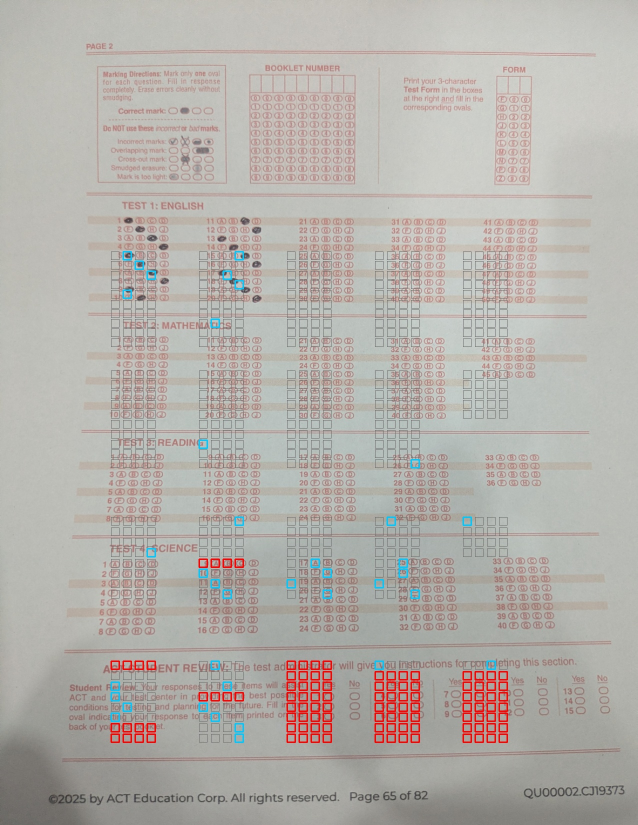
#> input picture debug_crop_test.jpg, 1275 x 1650 px (shown at 1/2 size)
$ python -i fixed_template_engine.py   (imports and definitions only)
#> lines starting #> are read from the running program, lines starting #| are printed output that depends on the picture; after the words box and inside, x2 and y2 are one past the last pixel; in counts of white or black regions, pixels touching at a corner belong together
import json
from dataclasses import dataclass
from pathlib import Path

import cv2
import numpy as np


TEMPLATE_PATH = Path(__file__).resolve().parent / "templates" / "act_page2_template.json"
TEMPLATE = json.loads(TEMPLATE_PATH.read_text(encoding="utf-8"))
#> (reads templates/act_page2_template.json from the repository)
PAGE_DIMENSIONS = tuple(TEMPLATE["pageDimensions"])
BUBBLE_DIMENSIONS = tuple(TEMPLATE["bubbleDimensions"])
NORMAL_OPTIONS = ("A", "B", "C", "D")
ALT_OPTIONS = ("F", "G", "H", "J")
ALT_QUESTION_SETS = {
    "EN": {10, 20, 30, 40, 50},
    "M": set(range(2, 46, 2)),
    "R": {8, 16, 24, 32, 36},
    "S": {8, 16, 24, 32, 40},
}
SECTION_INFO = [
    {"prefix": "EN", "name": "English", "count": 50},
    {"prefix": "M", "name": "Mathematics", "count": 45},
    {"prefix": "R", "name": "Reading", "count": 36},
    {"prefix": "S", "name": "Science", "count": 40},
]
SECTION_BAND_PADDINGS = {
    "EN": {"top": 55, "bottom": 40},
    "M": {"top": 55, "bottom": 40},
    "R": {"top": 55, "bottom": 36},
    "S": {"top": 55, "bottom": 36},
}
MODE_CONFIGS = {
    "blue_ink": {"mask": "blue_ink", "blank": 0.03, "multiple_min": 0.03, "margin": 0.018},
    "dropout_dark": {"mask": "dropout_dark", "blank": 0.055, "multiple_min": 0.05, "margin": 0.028},
    "standard_gray": {"mask": "adaptive", "blank": 0.09, "multiple_min": 0.08, "margin": 0.032},
}


@dataclass
class Layout:
    prefix: str
    start: int
    end: int
    origin: tuple[float, float]
    bubbles_gap: float
    labels_gap: float


FIELD_LAYOUTS: list[Layout] = []
# [16 lines not run here, left out]

SECTION_TEMPLATE_BOXES = {}
# [20 lines not run here, left out]


def option_letters(prefix: str, question_number: int) -> tuple[str, str, str, str]:
    return ALT_OPTIONS if question_number in ALT_QUESTION_SETS.get(prefix, set()) else NORMAL_OPTIONS


def load_color_image(image_path: str) -> np.ndarray:
    image_bytes = np.fromfile(str(image_path), dtype=np.uint8)
    img = cv2.imdecode(image_bytes, cv2.IMREAD_COLOR) if image_bytes.size else None
    if img is None:
        raise ValueError(f"Cannot read: {image_path}")
    if img.shape[1] > img.shape[0]:
        img = cv2.rotate(img, cv2.ROTATE_90_CLOCKWISE)
    return img


def enhance_grayscale(image_gray: np.ndarray) -> np.ndarray:
    blurred = cv2.GaussianBlur(image_gray, (5, 5), 0)
    clahe = cv2.createCLAHE(clipLimit=2.2, tileGridSize=(8, 8))
    return clahe.apply(blurred)


def order_points(points: np.ndarray) -> np.ndarray:
    rect = np.zeros((4, 2), dtype=np.float32)
    sums = points.sum(axis=1)
    diffs = np.diff(points, axis=1)
    rect[0] = points[np.argmin(sums)]
    rect[2] = points[np.argmax(sums)]
    rect[1] = points[np.argmin(diffs)]
    rect[3] = points[np.argmax(diffs)]
    return rect


def score_document_candidate(points: np.ndarray, image_shape: tuple[int, int], image_area: float, target_ratio: float) -> float:
    area = cv2.contourArea(points.astype(np.float32))
    if area <= 0:
        return float("-inf")

    area_ratio = area / image_area
    width_a = np.linalg.norm(points[2] - points[3])
    width_b = np.linalg.norm(points[1] - points[0])
    height_a = np.linalg.norm(points[1] - points[2])
    height_b = np.linalg.norm(points[0] - points[3])
    width = max(width_a, width_b, 1.0)
    height = max(height_a, height_b, 1.0)
    candidate_ratio = min(width, height) / max(width, height)
    ratio_penalty = abs(candidate_ratio - target_ratio)

    margin_x = image_shape[1] * 0.02
    margin_y = image_shape[0] * 0.02
    xs = points[:, 0]
    ys = points[:, 1]
    border_hits = 0
    if np.min(xs) <= margin_x:
        border_hits += 1
    if np.max(xs) >= image_shape[1] - margin_x:
        border_hits += 1
    if np.min(ys) <= margin_y:
        border_hits += 1
    if np.max(ys) >= image_shape[0] - margin_y:
        border_hits += 1

    center = np.array([image_shape[1] / 2.0, image_shape[0] / 2.0], dtype=np.float32)
    centroid = points.mean(axis=0)
    center_distance = np.linalg.norm(centroid - center)
    max_distance = np.linalg.norm(center)
    center_penalty = (center_distance / max(max_distance, 1.0)) * 0.05

    return area_ratio - (ratio_penalty * 1.3) - (0.05 * border_hits) - center_penalty


def find_document_corners(binary_image: np.ndarray, image_shape: tuple[int, int], min_area_ratio: float = 0.18) -> np.ndarray | None:
    contours, _ = cv2.findContours(binary_image, cv2.RETR_EXTERNAL, cv2.CHAIN_APPROX_SIMPLE)
    image_area = float(image_shape[0] * image_shape[1])
    target_ratio = PAGE_DIMENSIONS[0] / PAGE_DIMENSIONS[1]
    best_candidate = None
    best_score = float("-inf")

    for contour in sorted(contours, key=cv2.contourArea, reverse=True):
        area = cv2.contourArea(contour)
        if area < image_area * min_area_ratio:
            continue

        perimeter = cv2.arcLength(contour, True)
        approximation = cv2.approxPolyDP(contour, 0.02 * perimeter, True)
        candidates = []
        if len(approximation) == 4:
            candidates.append(approximation.reshape(4, 2).astype(np.float32))

        rect = cv2.minAreaRect(contour)
        box = cv2.boxPoints(rect).astype(np.float32)
        if cv2.contourArea(box) >= image_area * min_area_ratio:
            candidates.append(box)

        for candidate in candidates:
            ordered = order_points(candidate)
            score = score_document_candidate(ordered, image_shape, image_area, target_ratio)
            if score > best_score:
                best_score = score
                best_candidate = ordered

    return best_candidate


def four_point_transform(image: np.ndarray, points: np.ndarray) -> np.ndarray:
    destination = np.array(
        [
            [0, 0],
            [PAGE_DIMENSIONS[0] - 1, 0],
            [PAGE_DIMENSIONS[0] - 1, PAGE_DIMENSIONS[1] - 1],
            [0, PAGE_DIMENSIONS[1] - 1],
        ],
        dtype=np.float32,
    )
    matrix = cv2.getPerspectiveTransform(points, destination)
    return cv2.warpPerspective(image, matrix, PAGE_DIMENSIONS, borderMode=cv2.BORDER_CONSTANT, borderValue=(255, 255, 255))


# [7 lines left out: function build_document_edges, not called in this run]


def try_bright_page_normalization(original_color: np.ndarray) -> dict | None:
    gray = cv2.cvtColor(original_color, cv2.COLOR_BGR2GRAY)
    blurred = cv2.GaussianBlur(gray, (9, 9), 0)
    _, mask = cv2.threshold(blurred, 0, 255, cv2.THRESH_BINARY + cv2.THRESH_OTSU)
    mask = cv2.medianBlur(mask, 7)
    kernel = cv2.getStructuringElement(cv2.MORPH_RECT, (15, 15))
    mask = cv2.morphologyEx(mask, cv2.MORPH_CLOSE, kernel, iterations=3)
    mask = cv2.dilate(mask, kernel, iterations=1)
    corners = find_document_corners(mask, gray.shape, min_area_ratio=0.18)
    if corners is None:
        return None
    warped_color = four_point_transform(original_color, corners)
    overlay = original_color.copy()
    cv2.polylines(overlay, [corners.astype(np.int32)], True, (255, 0, 0), 6)
    return {"warped_color": warped_color, "detection_overlay": overlay, "method": "bright_page_warp", "page_found": True}


# [49 lines left out: functions try_edge_page_normalization, try_projection_crop, not called in this run]


def prepare_normalized_sheet(original_color: np.ndarray) -> dict:
    for normalizer in (try_bright_page_normalization, try_edge_page_normalization, try_projection_crop):
        result = normalizer(original_color)
        if result is not None:
            warped_gray = cv2.cvtColor(result["warped_color"], cv2.COLOR_BGR2GRAY)
            result["normalized_color"] = result["warped_color"]
            result["normalized_gray"] = enhance_grayscale(warped_gray)
            return result

    resized_color = cv2.resize(original_color, PAGE_DIMENSIONS, interpolation=cv2.INTER_LINEAR)
    resized_gray = cv2.cvtColor(resized_color, cv2.COLOR_BGR2GRAY)
    overlay = resized_color.copy()
    cv2.rectangle(overlay, (5, 5), (overlay.shape[1] - 5, overlay.shape[0] - 5), (0, 0, 255), 5)
    return {
        "normalized_color": resized_color,
        "normalized_gray": enhance_grayscale(resized_gray),
        "detection_overlay": overlay,
        "method": "resize_only_fallback",
        "page_found": False,
    }


def cleanup_mask(mask: np.ndarray) -> np.ndarray:
    kernel = cv2.getStructuringElement(cv2.MORPH_ELLIPSE, (3, 3))
    mask = cv2.morphologyEx(mask, cv2.MORPH_OPEN, kernel, iterations=1)
    mask = cv2.morphologyEx(mask, cv2.MORPH_CLOSE, kernel, iterations=1)
    return mask


def build_mark_masks(normalized_color: np.ndarray, normalized_gray: np.ndarray) -> dict[str, np.ndarray]:
    hsv = cv2.cvtColor(normalized_color, cv2.COLOR_BGR2HSV)
    _, s_channel, v_channel = cv2.split(hsv)

    blue_ink = cv2.inRange(hsv, (90, 30, 20), (150, 255, 255))
    dropout_dark = cv2.bitwise_and(cv2.inRange(s_channel, 0, 85), cv2.inRange(v_channel, 0, 170))
    adaptive = cv2.adaptiveThreshold(normalized_gray, 255, cv2.ADAPTIVE_THRESH_GAUSSIAN_C, cv2.THRESH_BINARY_INV, 31, 7)
    orange_mask = cv2.bitwise_or(
        cv2.inRange(hsv, (0, 15, 80), (25, 255, 255)),
        cv2.inRange(hsv, (170, 15, 80), (179, 255, 255)),
    )

    return {
        "blue_ink": cleanup_mask(blue_ink),
        "dropout_dark": cleanup_mask(dropout_dark),
        "adaptive": cleanup_mask(adaptive),
        "orange_print": cleanup_mask(orange_mask),
    }


# [33 lines left out: functions clamp_box, score_bubble, not called in this run]


def merge_horizontal_line_boxes(line_boxes: list[tuple[int, int, int, int]]) -> list[tuple[int, int, int, int]]:
    if not line_boxes:
        return []

    sorted_boxes = sorted(line_boxes, key=lambda box: box[1] + (box[3] / 2.0))
    merged = []
    current_group = [sorted_boxes[0]]
    current_center = sorted_boxes[0][1] + (sorted_boxes[0][3] / 2.0)

    for box in sorted_boxes[1:]:
        center_y = box[1] + (box[3] / 2.0)
        if abs(center_y - current_center) <= 18:
            current_group.append(box)
            current_center = float(np.mean([b[1] + (b[3] / 2.0) for b in current_group]))
            continue

        xs = [x for x, _, _, _ in current_group]
        ys = [y for _, y, _, _ in current_group]
        rights = [x + w for x, _, w, _ in current_group]
        bottoms = [y + h for _, y, _, h in current_group]
        merged.append((int(min(xs)), int(min(ys)), int(max(rights) - min(xs)), int(max(bottoms) - min(ys))))
        current_group = [box]
        current_center = center_y

    xs = [x for x, _, _, _ in current_group]
    ys = [y for _, y, _, _ in current_group]
    rights = [x + w for x, _, w, _ in current_group]
    bottoms = [y + h for _, y, _, h in current_group]
    merged.append((int(min(xs)), int(min(ys)), int(max(rights) - min(xs)), int(max(bottoms) - min(ys))))
    return merged


def detect_section_bands(normalized_color: np.ndarray, orange_mask: np.ndarray) -> dict[str, dict] | None:
    horizontal_kernel = cv2.getStructuringElement(cv2.MORPH_RECT, (max(normalized_color.shape[1] // 6, 80), 3))
    horizontal = cv2.morphologyEx(orange_mask, cv2.MORPH_OPEN, horizontal_kernel, iterations=1)
    horizontal = cv2.dilate(horizontal, cv2.getStructuringElement(cv2.MORPH_RECT, (11, 3)), iterations=1)

    contours, _ = cv2.findContours(horizontal, cv2.RETR_EXTERNAL, cv2.CHAIN_APPROX_SIMPLE)
    line_boxes = []
    min_width = normalized_color.shape[1] * 0.45
    max_height = max(int(normalized_color.shape[0] * 0.02), 22)
    for contour in contours:
        x, y, w, h = cv2.boundingRect(contour)
        if w >= min_width and h <= max_height:
            line_boxes.append((x, y, w, h))

    merged_lines = merge_horizontal_line_boxes(line_boxes)
    if len(merged_lines) < 5:
        return None

    strongest_lines = sorted(merged_lines, key=lambda box: box[2], reverse=True)[:10]
    strongest_lines = sorted(strongest_lines, key=lambda box: box[1] + (box[3] / 2.0))
    expected_positions = [
        SECTION_TEMPLATE_BOXES["EN"]["top"],
        SECTION_TEMPLATE_BOXES["M"]["top"],
        SECTION_TEMPLATE_BOXES["R"]["top"],
        SECTION_TEMPLATE_BOXES["S"]["top"],
        SECTION_TEMPLATE_BOXES["S"]["bottom"] + 28,
    ]
    candidate_lines = []
    used_indexes = set()
    centers = [box[1] + (box[3] / 2.0) for box in strongest_lines]
    for expected in expected_positions:
        best_index = None
        best_distance = float("inf")
        for index, center in enumerate(centers):
            if index in used_indexes:
                continue
            distance = abs(center - expected)
            if distance < best_distance:
                best_distance = distance
                best_index = index
        if best_index is None or best_distance > 140:
            return None
        used_indexes.add(best_index)
        candidate_lines.append(strongest_lines[best_index])

    candidate_lines = sorted(candidate_lines, key=lambda box: box[1] + (box[3] / 2.0))
    if len(candidate_lines) != 5:
        return None

    left = int(max(0, np.percentile([box[0] for box in candidate_lines], 20) - (normalized_color.shape[1] * 0.02)))
    right = int(
        min(
            normalized_color.shape[1] - 1,
            np.percentile([box[0] + box[2] for box in candidate_lines], 80) + (normalized_color.shape[1] * 0.02),
        )
    )

    bands = {}
    for section, upper, lower in zip(SECTION_INFO, candidate_lines[:-1], candidate_lines[1:]):
        prefix = section["prefix"]
        upper_center = int(round(upper[1] + (upper[3] / 2.0)))
        lower_center = int(round(lower[1] + (lower[3] / 2.0)))
        top = max(0, upper_center + 6)
        bottom = min(normalized_color.shape[0] - 1, lower_center - 6)
        if bottom <= top:
            return None
        bands[prefix] = {"left": left, "right": right, "top": top, "bottom": bottom}
    return bands


# [134 lines left out: functions iter_question_boxes, classify_scores, summarize, score_with_mode, mode_quality, not called in this run]


def choose_mode(mark_masks: dict[str, np.ndarray], normalized_color: np.ndarray, normalized_gray: np.ndarray, answer_keys: dict | None, requested_mode: str) -> tuple[str, dict, dict, np.ndarray, np.ndarray, dict[str, dict] | None]:
    section_bands = detect_section_bands(normalized_color, mark_masks["orange_print"])
    if requested_mode in MODE_CONFIGS:
        mask_name = MODE_CONFIGS[requested_mode]["mask"]
        results, summary, overlay = score_with_mode(normalized_color, normalized_gray, mark_masks[mask_name], requested_mode, section_bands, answer_keys)
        return requested_mode, results, summary, overlay, mark_masks[mask_name], section_bands

    candidates = []
    for mode_name, config in MODE_CONFIGS.items():
        mask_name = config["mask"]
        results, summary, overlay = score_with_mode(normalized_color, normalized_gray, mark_masks[mask_name], mode_name, section_bands, answer_keys)
        candidates.append((mode_quality(results), mode_name, results, summary, overlay, mark_masks[mask_name]))

    candidates.sort(key=lambda item: item[0], reverse=True)
    _, mode_name, results, summary, overlay, selected_mask = candidates[0]
    return mode_name, results, summary, overlay, selected_mask, section_bands


def process_sheet(image_path: str, answer_keys: dict | None = None, debug_dir: str | None = None, mark_mode: str = "auto") -> dict:
    original = load_color_image(image_path)
    normalization = prepare_normalized_sheet(original)
    normalized_color = normalization["normalized_color"]
    normalized_gray = normalization["normalized_gray"]
    mark_masks = build_mark_masks(normalized_color, normalized_gray)
    selected_mode, results, summary, overlay, selected_mask, section_bands = choose_mode(mark_masks, normalized_color, normalized_gray, answer_keys, mark_mode)

    if debug_dir:
        out_dir = Path(debug_dir)
        out_dir.mkdir(exist_ok=True)
        cv2.imwrite(str(out_dir / "01_original.jpg"), original)
        cv2.imwrite(str(out_dir / "02_detection_overlay.jpg"), normalization["detection_overlay"])
        cv2.imwrite(str(out_dir / "03_normalized.jpg"), normalized_color)
        cv2.imwrite(str(out_dir / "04_enhanced_gray.jpg"), normalized_gray)
        cv2.imwrite(str(out_dir / "05_mask_blue_ink.jpg"), mark_masks["blue_ink"])
        cv2.imwrite(str(out_dir / "06_mask_dropout_dark.jpg"), mark_masks["dropout_dark"])
        cv2.imwrite(str(out_dir / "07_mask_adaptive.jpg"), mark_masks["adaptive"])
        cv2.imwrite(str(out_dir / "08_mask_orange_print.jpg"), mark_masks["orange_print"])
        cv2.imwrite(str(out_dir / "09_selected_mask.jpg"), selected_mask)
        cv2.imwrite(str(out_dir / "10_overlay.jpg"), overlay)
        (out_dir / "metadata.json").write_text(
            json.dumps(
                {
                    "normalization_method": normalization["method"],
                    "page_found": normalization["page_found"],
                    "selected_mode": selected_mode,
                    "section_bands_found": section_bands is not None,
                    "summary": summary,
                },
                indent=2,
            ),
            encoding="utf-8",
        )

    return results

>>> result = process_sheet('debug_crop_test.jpg')
#> in load_color_image, img is the input picture: shape (1650, 1275, 3); mean B, G, R 170.9, 175.9, 180.3
#> the loop in prepare_normalized_sheet, `for normalizer in (try_bright_page_normalization, try_edge_page_normal..` made 1 pass
#> pass 1, in try_bright_page_normalization, `_, mask = cv2.threshold(blurred, 0, 255, cv2.THRESH_BINARY + cv2.THRES..`:
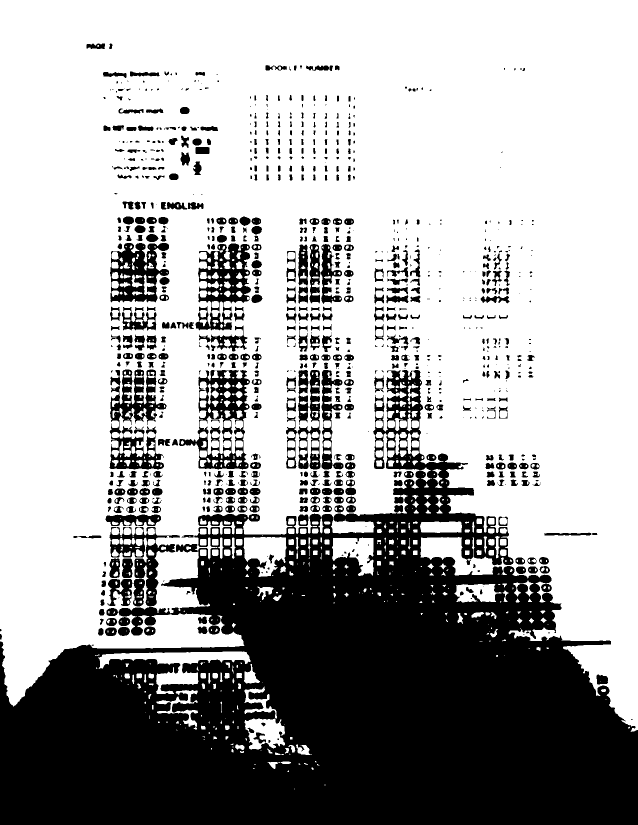
#> mask: shape (1650, 1275) (shown at 1/2 size); 66.3% white; 895 black regions (294 under 20 px), largest, box (x1, y1, x2, y2) and area: (0, 740, 1275, 1650) 573195, (358, 740, 500, 939) 10315, (219, 739, 333, 939) 10292
#> pass 1, in try_bright_page_normalization, `mask = cv2.medianBlur(mask, 7)`:
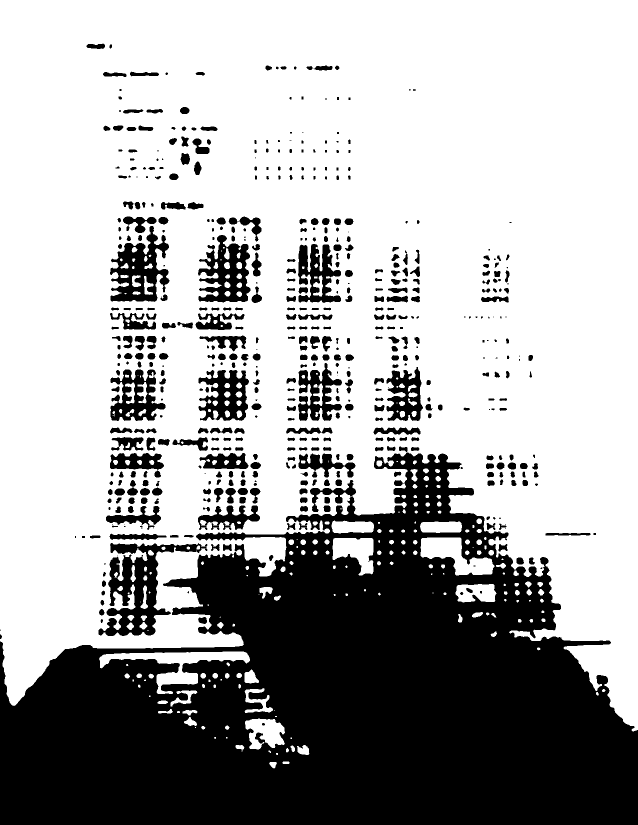
#> mask: shape (1650, 1275) (shown at 1/2 size); 66.8% white; 548 black regions (89 under 20 px), largest, box (x1, y1, x2, y2) and area: (0, 905, 1275, 1650) 570185, (197, 1086, 415, 1272) 14376, (220, 452, 339, 604) 9052
#> after the loop in prepare_normalized_sheet, `for normalizer in (try_bright_page_normalization, try_edge_page_normal..`:
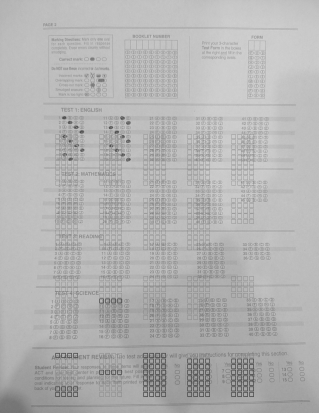
#> warped_gray: shape (1650, 1275) (shown at 1/4 size); min 66, max 220, mean 178.9
#> in process_sheet, `normalization = prepare_normalized_sheet(original)`: normalization = 6 items
#> in process_sheet, `normalized_gray = normalization["normalized_gray"]`:
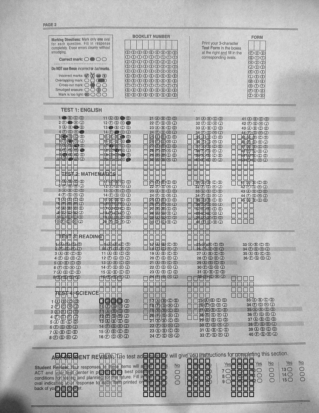
#> normalized_gray: shape (1650, 1275) (shown at 1/4 size); min 42, max 228, mean 178
#> in build_mark_masks, `_, s_channel, v_channel = cv2.split(hsv)`:
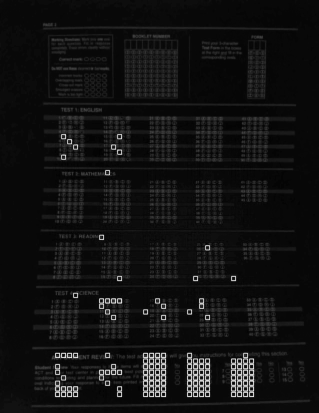
#> s_channel: shape (1650, 1275) (shown at 1/4 size); min 0, max 255, mean 18.1
#> in build_mark_masks, `blue_ink = cv2.inRange(hsv, (90, 30, 20), (150, 255, 255))`:
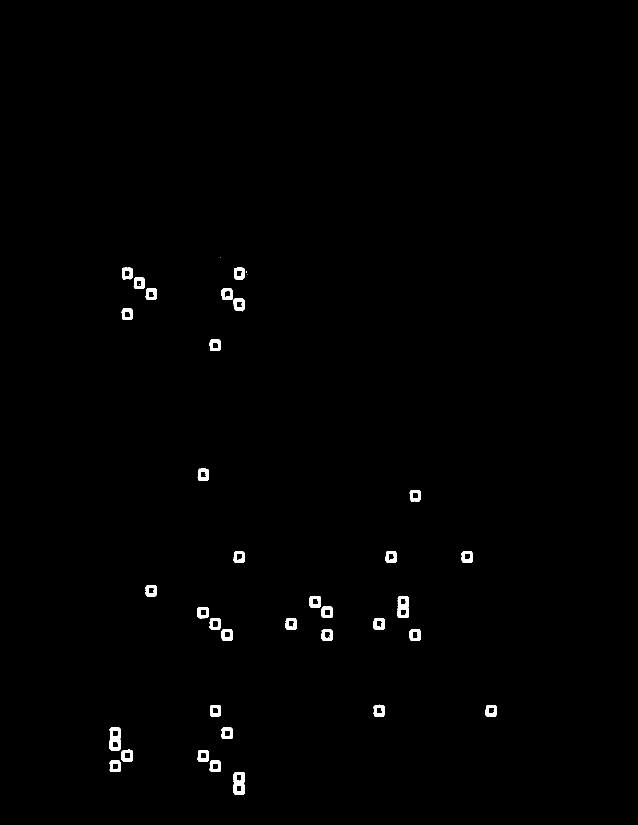
#> blue_ink: shape (1650, 1275) (shown at 1/2 size); 0.64% white; 39 white regions (5 under 20 px), largest, box (x1, y1, x2, y2) and area: (467, 1544, 489, 1589) 741, (219, 1455, 241, 1501) 733, (795, 1192, 817, 1236) 705
#> in build_mark_masks, `dropout_dark = cv2.bitwise_and(cv2.inRange(s_channel, 0, 85), cv2.inRa..`:
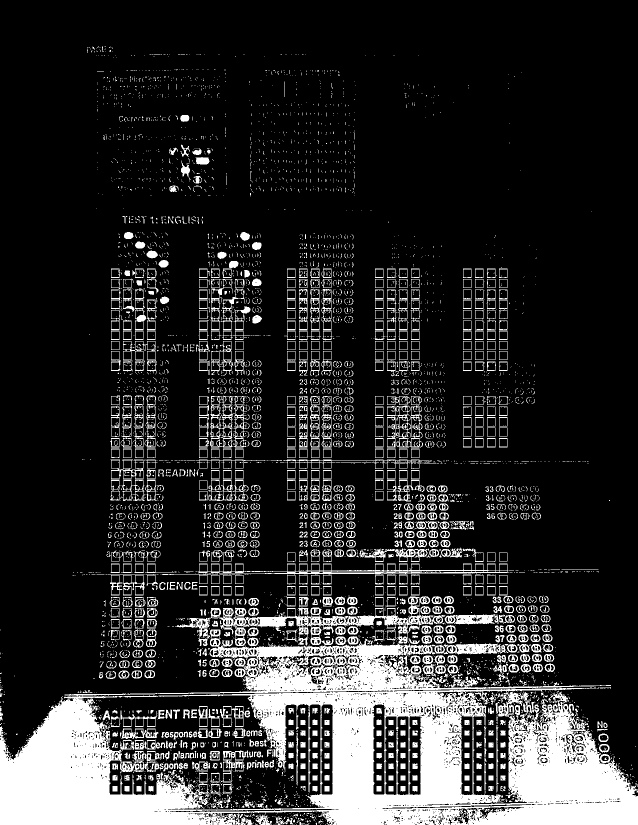
#> dropout_dark: shape (1650, 1275) (shown at 1/2 size); 16.9% white; 5332 white regions (4295 under 20 px), largest, box (x1, y1, x2, y2) and area: (0, 1259, 1275, 1650) 205821, (353, 1192, 891, 1292) 11149, (438, 1127, 1019, 1149) 3254
#> (the rest of the program and of its run is left out)
